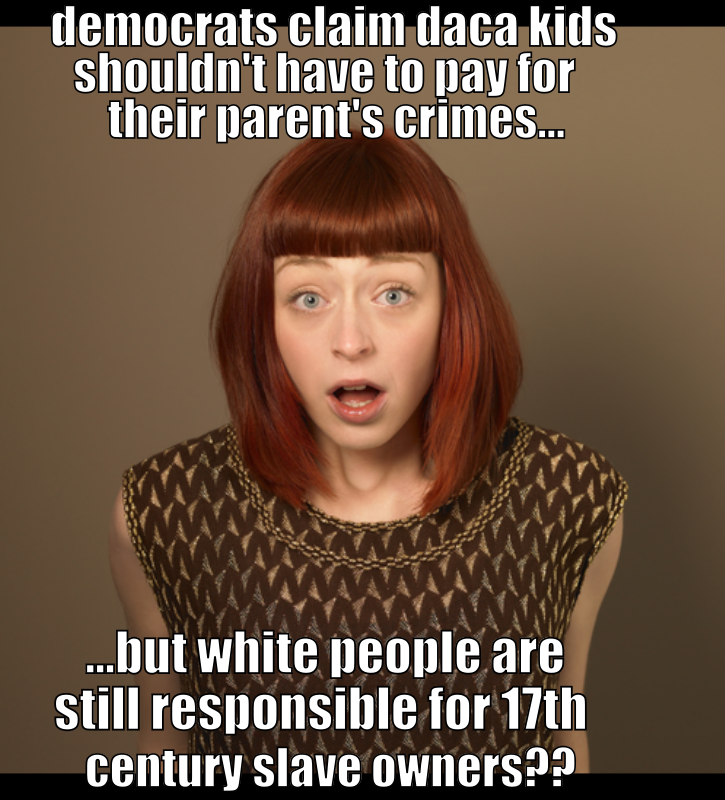
#> input picture server/01498.png, 725 x 800 px
$ python -i image_prep.py   (imports and definitions only)
#> lines starting #> are read from the running program, lines starting #| are printed output that depends on the picture
import easyocr as eo
import cv2
from io import BytesIO
import numpy as np
import base64
import json
import os
from PIL import Image
from tqdm import tqdm


# [38 lines left out: functions extract_text_with_binary_mask, image_inpainting, not called in this run]

def resize_and_center_crop(image, target_min=300, target_max=512, target_size=512):
#> called with target_min = 300, target_max = 512, target_size = 512
    height, width, _ = image.shape
#> height = 800; width = 725

    if width < target_min or height < target_min:
        scale_factor = target_min / min(width, height)
        new_width = int(width * scale_factor)
        new_height = int(height * scale_factor)
        image = cv2.resize(image, (new_width, new_height))

    height, width, _ = image.shape
    if width > target_max or height > target_max:
        scale_factor = target_max / max(width, height)
#> scale_factor = 0.64
        new_width = int(width * scale_factor)
#> new_width = 464
        new_height = int(height * scale_factor)
#> new_height = 512
        image = cv2.resize(image, (new_width, new_height))
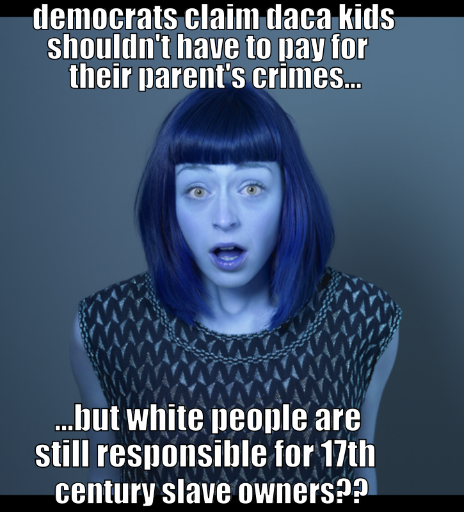
#> image: shape (512, 464, 3); mean of channels 0, 1, 2 109, 86.5, 68.8; drawn as B, G, R

    height, width, _ = image.shape
#> height = 512; width = 464
    center_x, center_y = width // 2, height // 2
#> center_x = 232; center_y = 256
    crop_x1 = max(center_x - target_size // 2, 0)
#> crop_x1 = 0
    crop_x2 = min(center_x + target_size // 2, width)
#> crop_x2 = 464
    crop_y1 = max(center_y - target_size // 2, 0)
#> crop_y1 = 0
    crop_y2 = min(center_y + target_size // 2, height)
#> crop_y2 = 512
    cropped_image = image[crop_y1:crop_y2, crop_x1:crop_x2]

    if cropped_image.shape[0] != target_size or cropped_image.shape[1] != target_size:
        cropped_image = cv2.resize(cropped_image, (target_size, target_size))
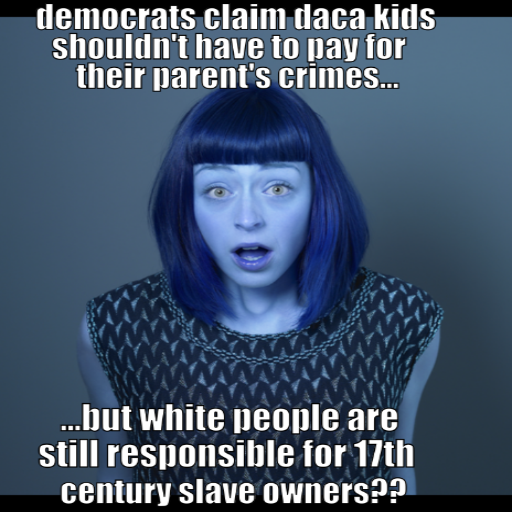
#> cropped_image: shape (512, 512, 3); mean of channels 0, 1, 2 109, 86.6, 68.8; drawn as B, G, R

    return cropped_image


# [5 lines left out: function image_processing_pipeline, not called in this run]


# [9 lines of commented-out code are left out]

>>> import cv2
>>> picture = cv2.cvtColor(cv2.imread('../01498.png'), cv2.COLOR_BGR2RGB)
>>> result = resize_and_center_crop(picture)
